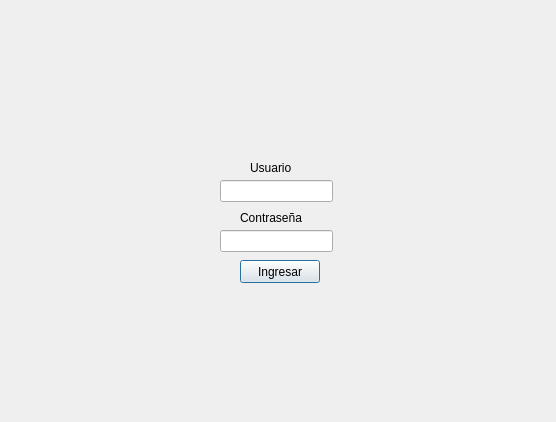
<?xml version="1.0" encoding="UTF-8"?>
<ui version="4.0">
 <class>Logindialog</class>
 <widget class="QDialog" name="Logindialog">
  <property name="geometry">
   <rect>
    <x>0</x>
    <y>0</y>
    <width>556</width>
    <height>422</height>
   </rect>
  </property>
  <property name="windowTitle">
   <string>Dialog</string>
  </property>
  <widget class="QLineEdit" name="lineEdit">
   <property name="geometry">
    <rect>
     <x>220</x>
     <y>180</y>
     <width>113</width>
     <height>22</height>
    </rect>
   </property>
  </widget>
  <widget class="QLineEdit" name="lineEdit_2">
   <property name="geometry">
    <rect>
     <x>220</x>
     <y>230</y>
     <width>113</width>
     <height>22</height>
    </rect>
   </property>
  </widget>
  <widget class="QPushButton" name="pushButton">
   <property name="geometry">
    <rect>
     <x>240</x>
     <y>260</y>
     <width>80</width>
     <height>23</height>
    </rect>
   </property>
   <property name="text">
    <string>Ingresar</string>
   </property>
  </widget>
  <widget class="QLabel" name="label">
   <property name="geometry">
    <rect>
     <x>250</x>
     <y>160</y>
     <width>58</width>
     <height>15</height>
    </rect>
   </property>
   <property name="text">
    <string>Usuario</string>
   </property>
  </widget>
  <widget class="QLabel" name="label_2">
   <property name="geometry">
    <rect>
     <x>240</x>
     <y>210</y>
     <width>101</width>
     <height>16</height>
    </rect>
   </property>
   <property name="text">
    <string>Contraseña</string>
   </property>
  </widget>
  <widget class="QLabel" name="label_3">
   <property name="geometry">
    <rect>
     <x>260</x>
     <y>70</y>
     <width>58</width>
     <height>15</height>
    </rect>
   </property>
   <property name="text">
    <string/>
   </property>
  </widget>
 </widget>
 <resources/>
 <connections/>
</ui>
